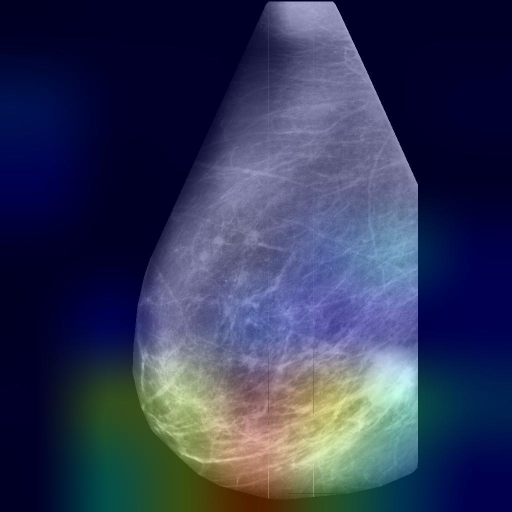
#> input picture cam.jpg, 1024 x 1024 px, given in place of mdb171.pgm, which was not available (shown at 1/2 size)
$ jupyter execute --allow-errors MammogramsClassification_DFV.ipynb   (older library calls are emulated)   (text cells are left out)
#> lines starting #> are read from the running program, lines starting #| are printed output that depends on the picture; long printed decimals are rounded; pictures that were not available may be replaced by others from this repository, and a replacement may not be noted
[cell 1]
from google.colab import drive
drive.mount('/content/drive')

[cell 2]
# import the necessary packages
import matplotlib
from matplotlib import pyplot as plt
import pandas as pd
import numpy as np
import argparse
import cv2
import glob
from pandas import DataFrame
import sklearn
from sklearn import tree
from sklearn.model_selection import train_test_split
from sklearn.metrics import confusion_matrix
import seaborn as sns

[cell 3]
def getMammogramsHist(image):
    features = []
    hist = cv2.calcHist([image],[0],None,[251],[5,256])
    #features.extend(hist)
    features = hist
    return features

#ruta_AbnormalProcessedNOHISTEQ = "/content/drive/MyDrive/Implementación Proyecto Grado Maestría/minimiasdivididoProcessed/minimiasdivididoProcessedNOHISTEQ_DFV/Abnormal_ProcessNOHISTEQ"

ruta_Abnormal = "/content/drive/MyDrive/Implementación Proyecto Grado Maestría/minimiasdividido/Abnormal"


# load the image and show it
#image = cv2.imread(ruta_AbnormalProcessedNOHISTEQ+"/mdb025_output.png", 0)#img = cv.imread('messi5.jpg')
image = cv2.imread(ruta_Abnormal+"/mdb171.pgm", 0)#img = cv.imread('messi5.jpg')
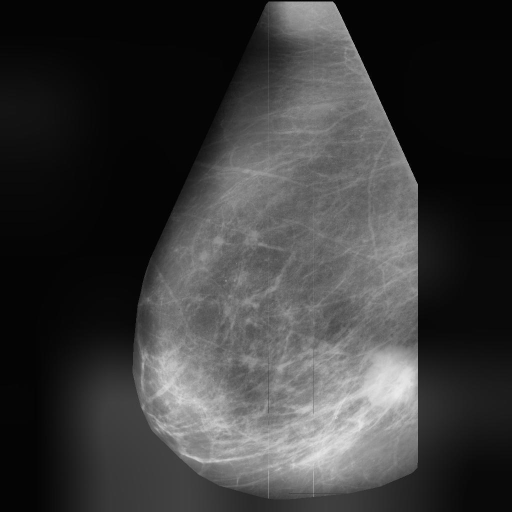
#> image: shape (1024, 1024) (shown at 1/2 size); min 0, max 235, mean 58.1
assert(image is not None), "image no existe, compruebe la ruta"
# [9 lines of commented-out code are left out]
fig, (ax1) = plt.subplots(1, 1, figsize=(7,7))
fig.suptitle('Image')
# Show image
plt.imshow(image, cmap='gray'), plt.axis("off")
plt.show()

[cell 4]
#Noise removal
image = cv2.GaussianBlur(image, (1, 1), 0)
fig, (ax1) = plt.subplots(1, 1, figsize=(7,7))
plt.imshow(image, cmap='gray'), plt.axis("off")
plt.show()

[cell 5]
hist = cv2.calcHist([image],[0],None,[251],[5,256])
#> hist = 251 values, max 132215 at index 0, min 0 at index 231, mean 3501.2

plt.figure()
plt.title("Histogram")
plt.xlabel("Bins")
plt.ylabel("# of Pixels")
plt.plot(hist, color = "r")
plt.xlim([5, 256])
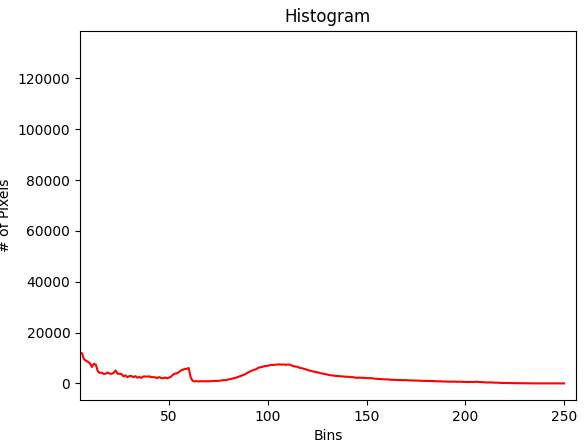
#> figure drawn by matplotlib, 1 panel; curve peaks at x = 0, y = 132215

[cell 6]
#Improve contrast #OJO, PROBAR CLASIFICACIÓN CON AMBOS
#image_equalized = cv2.equalizeHist(image)
clahe = cv2.createCLAHE(clipLimit=2.0, tileGridSize=(8,8))
image_equalized = clahe.apply(image)
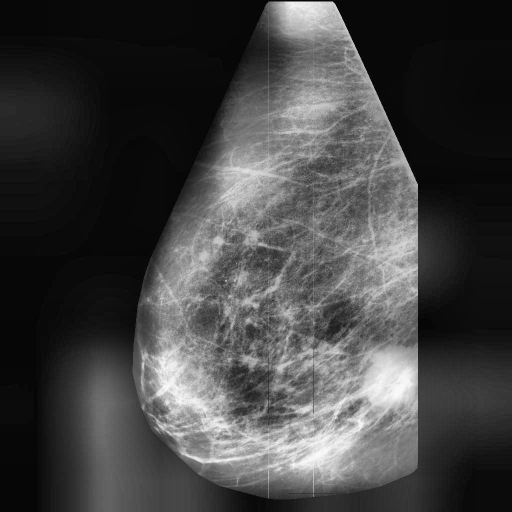
#> image_equalized: shape (1024, 1024) (shown at 1/2 size); min 1, max 250, mean 66.7
print("Data Type of Equalized Image: ", image_equalized.dtype)
#| Data Type of Equalized Image:  uint8

fig, (ax1) = plt.subplots(1, 1, figsize=(7,7))
plt.imshow(image_equalized, cmap='gray'), plt.axis("off")

plt.show()

print( image_equalized.shape )
#| (1024, 1024)

[cell 7]
hist = cv2.calcHist([image_equalized],[0],None,[251],[5,256])
#> hist = 251 values, max 86227 at index 3, min 0 at index 246, mean 4170.7

plt.figure()
plt.title("Histogram")
plt.xlabel("Bins")
plt.ylabel("# of Pixels")
plt.plot(hist, color = "g")
plt.xlim([5, 256])
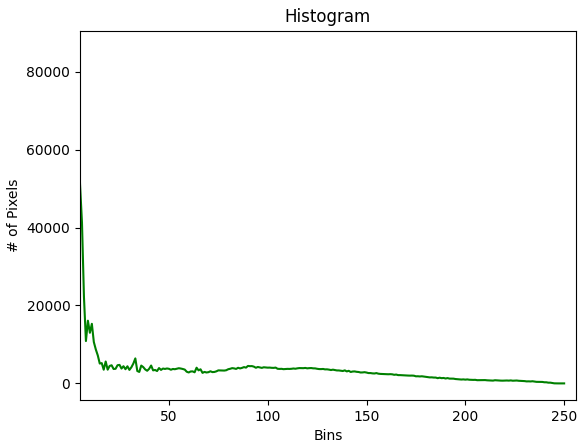
#> figure drawn by matplotlib, 1 panel; curve peaks at x = 3, y = 86227

[cell 8]
#mdb025 F CIRC B 674 443 79
#mdb231 F CALC M 603 538 44
#mdb171 D ARCH M 462 627 62

# Line thickness of 2 px
thickness = 2

# Red color in BGR
color = (255, 255, 255)

# Center coordinates
x_coordinate = 462
y_coordinate = 627
y_coordinate = 1024-y_coordinate
center_coordinates = (x_coordinate, y_coordinate)

# Radius of circle
radius = 62

# Using cv2.circle() method
# Draw a circle of red color of thickness -1 px
marked_image = cv2.circle(image_equalized, center_coordinates, radius, color, thickness)

fig, (ax1) = plt.subplots(1, 1, figsize=(7,7))
plt.imshow(marked_image, cmap='gray'), plt.axis("off")

plt.show()

print( image_equalized.shape )
#| (1024, 1024)

[cell 9]
# [14 lines of commented-out code are left out]

[cell 10]
# [8 lines of commented-out code are left out]

[cell 11]
# sobel_xy_no_border = cv2.bitwise_and(sobel_xy, sobel_xy, mask=erosion)
# fig, (ax1) = plt.subplots(1, 1, figsize=(7,7))
# plt.imshow(sobel_xy_no_border, cmap='gray'), plt.axis("off")
# plt.show()

[cell 12]
# #print("Data Type of thresImage2: ", blended.dtype)

# max_pixVal = np.amax(sobel_xy)
# print(max_pixVal)

# _, thresImage = cv2.threshold(sobel_xy, max_pixVal*0.2, max_pixVal, cv2.THRESH_BINARY_INV)
# #_, thresImage = cv2.threshold(sobel_xy, 110, 255, cv2.THRESH_TRUNC)
# #thresImage = cv2.adaptiveThreshold(sobel_xy, 255, cv2.ADAPTIVE_THRESH_GAUSSIAN_C, cv2.THRESH_BINARY, 11,2)
# kernel = np.ones((20,20),np.uint8)
# closing = cv2.morphologyEx(thresImage, cv2.MORPH_CLOSE, kernel)
# # kernel = np.ones((5,5),np.uint8)
# # opening = cv2.morphologyEx(closing, cv2.MORPH_OPEN, kernel)

# #thresImage = cv2.bitwise_not(thresImage)
# fig, (ax1) = plt.subplots(1, 1, figsize=(7,7))
# plt.imshow(thresImage, cmap='gray'), plt.axis("off")
# plt.show()

[cell 13]
# [13 lines of commented-out code are left out]

[cell 14]
# hist = getMammogramsHist(sobel_xy_no_border)
# plt.plot(hist, color = "b")

[cell 15]
# [27 lines of commented-out code are left out]

[cell 16]
# [57 lines of commented-out code are left out]

[cell 17]
#from scipy.stats import mean
from scipy.stats import skew
from scipy.stats import kurtosis
from scipy.stats import entropy

print('mean: ',np.mean(hist))
#| mean:  4170.701
print('standard deviation: ',np.std(hist))
#| standard deviation:  8724.912
print('skewness: ',skew(hist))
#| skewness:  [6.859]
print('kurtosis: ',kurtosis(hist))
#| kurtosis:  [51.9406]
print('entropy: ',entropy(hist))
#| entropy:  [4.776]

# import skimage
# entropy2 = skimage.measure.shannon_entropy(sobel_xy_no_border)
# print(entropy2)

hist.shape
#> Out = (251, 1)

[cell 18]
#path = 'data2/minimiasdivididoProcessed_DFV'
path = 'minimiasdivididoProcessed/minimiasdivididoProcessedNOHISTEQ_DFV'
nbinxchanel = 251
df = DataFrame(columns=list(range(0, nbinxchanel + 1)) )
index = 0
entropys = []
for f in glob.glob(path + "**/*/*", recursive=True):
    #print(index, " " ,f)
    image = cv2.imread(f,0)
    #Noise removal
    image = cv2.GaussianBlur(image, (1, 1), 0)
    # [22 lines of commented-out code are left out]
    image = cv2.GaussianBlur(image, (1, 1), 0)

    #Improve contrast #OJO, PROBAR CLASIFICACIÓN CON AMBOS
    #image_equalized = cv2.equalizeHist(image)
    clahe = cv2.createCLAHE(clipLimit=2.0, tileGridSize=(8,8))
    image_equalized = clahe.apply(image)

    max_pixVal = np.amax(image)
    _, thresImage0 = cv2.threshold(image, max_pixVal*0.1, max_pixVal, cv2.THRESH_BINARY)
    kernel = np.ones((20,20),np.uint8)
    erosion = cv2.erode(thresImage0,kernel,iterations = 1)
    # [6 lines of commented-out code are left out]

    sobel_xy_no_border = cv2.bitwise_and(image_equalized, image_equalized, mask=erosion)
#     entropy = skimage.measure.shannon_entropy(sobel_xy_no_border)
#     entropys.append(entropy)

    features = np.array(getMammogramsHist(sobel_xy_no_border))[:,0]
    #features = np.array(getMammogramsHist(image))[:,0]
    label = int(0) #'Abnormal'
    if 'Normal' in f:
        label = int(1)         # Abnormal = 0      Normal = 1
    df.loc[index] = np.append(features, label)
    index += 1

# Lets change the last column name by something we can undestand. Let's call it the class
df.rename(columns={nbinxchanel: 'Target'}, inplace=True)

#Let's print the size of the generated dataframe
print ("Data size: ", df.shape)

[cell 19]
# print('features: ',features)
# print('label: ',label)
df.head()

[cell 20]
#Sort data by label value:
# Data = Data.sort_values(by='Target')

#Split by class:
Abnormal = df[df.Target==0]
Normal = df[df.Target==1]

#Split features and labels:
Label = df.Target
Features = df.drop('Target',axis=1)
Features.head()
# [7 lines of commented-out code are left out]

[cell 21]
# pd.to_numeric(Features, downcast='integer')

Features = Features.astype(float)

mean = Features.mean(axis=1)
std = Features.std(axis=1)
skew = Features.skew(axis = 1, skipna = True)
kurtosis = Features.kurtosis(axis = 1, skipna = True)

# [7 lines of commented-out code are left out]

Data2 = pd.concat([mean, std, skew, kurtosis], axis=1)
Data2.columns = ['mean', 'std', 'skew', 'kurtosis']
print("Data2 shape:    ",Data2.shape)
Data2.head()

[cell 22]
# Data2['entropy'] = entropys
# Data2.head()

## DF = pd.DataFrame(entropys, columns = ['entropy'])
## print("DF shape:    ",DF.shape)

[cell 23]
# [41 lines of commented-out code are left out]

[cell 24]
from sklearn.model_selection import train_test_split

# Create a new array with the added features: features_two
# train =  finalDf
# features = train[["PC1", "PC2", "PC3", "PC4", "PC5"]].values
# target = train["class"].values

features = Data2
#features = Features
target = Label

# Split the data into train and test
#> (the rest of this cell did not finish here and is left out)

[cell 25]
from sklearn.neural_network import MLPClassifier
import sklearn.neural_network
from sklearn.preprocessing import StandardScaler

# NN is sensitive to data scale, so we must normalize
scaler = StandardScaler()
#> (the rest of this cell did not finish here and is left out)

[cell 26]
#@title Save models with pickles
# # Save The Model as a ‘Pickle’
# # A ‘pickle‘ file is a way that python can save a data structure to a file (similar to how you might save your progress in a computer game).
# # Sci-kit learn has its own functions for pickling using joblib which is typically faster when saving larger files.

# # Esta dio alto (73.913%) con CLAHE - sobelxy - sobelxy

# import joblib

# # Save a pickle file for the model
# #joblib.dump(clf_loaded, 'nn80percent.pkl')
# #joblib.dump(model3, 'nn63percent.pkl')
# #joblib.dump(model3, 'nn63percentOnlyCLAHE.pkl')

# #joblib.dump(model3, 'nn56percent.pkl') #With binary Targets and entropy
# #joblib.dump(clf_loaded, 'nn80434percent.pkl') #With binary Targets
# #joblib.dump(clf_loaded, 'nn8695percent.pkl') #With binary Targets
# #joblib.dump(clf_loaded, 'nn9130percent.pkl') #With binary Targets

# # Save the data
# # np.savetxt('trainXXFor913NN.dat', trainXX) #With this data I obtained #91.3
# # np.savetxt('testXXFor913NN.dat', testXX) #With this data I obtained #91.3
# # np.savetxt('trainYFor913NN.dat', trainY) #With this data I obtained #91.3
# # np.savetxt('testYFor913NN.dat', testY) #With this data I obtained #91.3


# # Load the pickle file
# clf_loaded = joblib.load('nn9130percent.pkl')
# y_pred = clf_loaded.predict(testXX)
# # Check that the loaded model is the same as the original
# #assert model3.score(testXX, testY) == clf_load.score(testXX, testY)

# print(clf_loaded.score(testXX, testY))
# print(confusion_matrix(y_pred, testY))

# import sklearn.metrics as metrics
# #from sklearn.metrics import roc_curve, auc#, plot_roc_curve
# false_positive_rate, true_positive_rate, thresholds = metrics.roc_curve(testY, y_pred)

# roc_auc = metrics.auc(false_positive_rate, true_positive_rate)
# print("ROC AUC: ", roc_auc)


# #    y_pred = dt.predict(x_test)
# #    false_positive_rate, true_positive_rate, thresholds = roc_curve(y_test, y_pred)
# #    roc_auc = auc(false_positive_rate, true_positive_rate)

[cell 27]
import sklearn.metrics as metrics
##from sklearn.metrics import roc_curve, auc#, plot_roc_curve
#false_positive_rate, true_positive_rate, thresholds = metrics.roc_curve(testY, y_pred)
#> (the rest of this cell did not finish here and is left out)

[cell 28]
from sklearn.naive_bayes import GaussianNB
gnb = GaussianNB()

#> (the rest of this cell did not finish here and is left out)

[cell 29]
from sklearn.tree import DecisionTreeClassifier, plot_tree, export_graphviz

#> (the rest of this cell did not finish here and is left out)

#> (a cell that did not finish here is left out)

[cell 31]
#FEATURES IMPORTANCE IN DECISION TREE

plt.figure(figsize=(3, 3))
caract=features.shape[1]
print('Number of Features: ',caract)
#> (the rest of this cell did not finish here and is left out)

[cell 32]
# [11 lines of commented-out code are left out]

[cell 33]
# #Dio alto con todo el histograma
# #joblib.dump(svclassifier, 'svm608percent.pkl')
# clf_loaded = joblib.load('svm608percent.pkl')

# # Check that the loaded model is the same as the original
# #assert model3.score(testXX, testY) == clf_load.score(testXX, testY)

# print(clf_loaded.score(testXX, testY))
# print(confusion_matrix(clf_loaded.predict(testXX), testY))

[cell 34]
# TensorFlow/Keras
import tensorflow as tf
tf.random.set_seed(200)
#> (this line was passed over: tensorflow is not available in this run)
